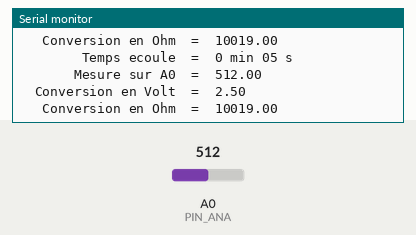
Recording of a program running on a simulated Arduino Nano, built with avr-gcc and run on an emulated ATmega328P. Shown: the last lines printed to the serial monitor. Inputs (shaded band) come from the test bench; at power-on: A0 (PIN_ANA) = 512.

Above: at 5.8 s.
5.9 s: A0 (PIN_ANA) set to 716
At 11.2 s:
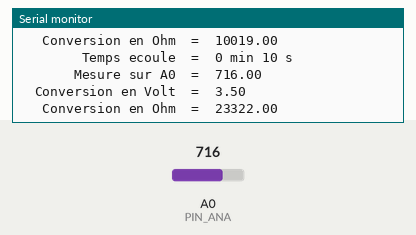
11.9 s: A0 (PIN_ANA) set to 900
At 16.3 s:
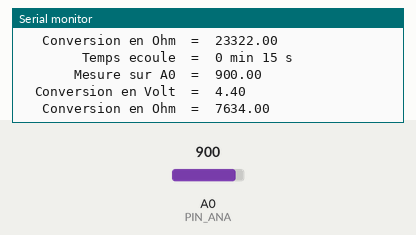
Timing chart, 0 to 17.8 s (numbered marks = the images above; inputs shaded):
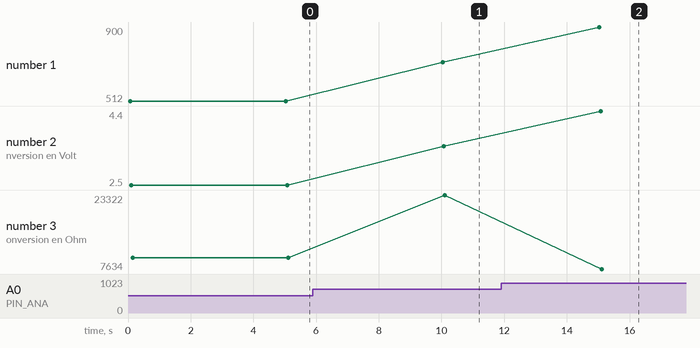

The program:

main.cpp
```cpp
#include <Wire.h>
#include "Arduino.h"

/**********************************************************/
/* Broches utilisées : */
#define PIN_ANA PIN_A0

/**********************************************************/
/* Variables générales */
char message[100]; // Utilisé pour écrire des messages (i.e : du Serial)
int temps_cycle = 5; // Temps de cycle de la loop(), en secondes
unsigned long temps = 0; // Pour stocker le temps avec fonction millis();

/* Resistance de reference */
int resistance_reference = 10000; // Resistance de reference (en ohm) entre +5V et A0

void afficher_tab_serial(char intitule_ligne[30], double valeur)
{
  sprintf(message, "%20.20s  =  ", intitule_ligne);
  Serial.print(message);
  Serial.println(valeur);
}

/*********************************************************/
void afficher_heures_minutes_secondes(long temps_millis)
// Fonction pour convertir les millisecondes en min et secondes
{
  int temps_secondes = temps_millis / 1000;
  int minutes = temps_secondes / 60;
  int secondes = temps_secondes % 60;
  sprintf(message, "%20.20s  =  ", "Temps ecoule");
  Serial.print(message);
  sprintf(message, "%d min %02d s", minutes, secondes);
  Serial.println(message);
}

/************************************************************/
void setup()
// Setup de l'arduino
{
  // Setup Serial :
  Serial.begin(9600); // initialise la connexion série à 9600 bauds
  for (int i = 0 ; i < 10 ; i++)
    Serial.println(""); // On affiche x lignes vides

  Serial.println("___Restart___");
  Serial.println("");
}

double fonction_lineaire(double x_point_inconnu, int x_point_1, int x_point_2, int y_point_1,  int y_point_2)
// On donne 2 points connus et la fonction renvoi la valeur à la troisième abscisse donnée
{
  double coef_dir = ((double)y_point_2 - y_point_1) / (x_point_2 - x_point_1);
  double y_point_inconnu = coef_dir * (x_point_inconnu - x_point_1) + y_point_1;
  return y_point_inconnu;
}

/************************************************************/
void loop()
{
  while (millis() % (temps_cycle * 1000) > 0); // Tant que l'on est pas à un multiple du temps de cycle

  // Temps :
  temps = millis(); // On récupère le temps
  afficher_heures_minutes_secondes(temps); // On le rend plus lisible

  int mesure_analogique = analogRead(PIN_ANA);
  afficher_tab_serial("Mesure sur A0", mesure_analogique);

  double tension_mesuree = 0.0;
  tension_mesuree = fonction_lineaire(mesure_analogique, 0, 1023, 0, 5); // fonction map avec des doubles
  afficher_tab_serial("Conversion en Volt", tension_mesuree);

  int resistance_mesuree = 0; // On veut un entier
  resistance_mesuree = resistance_reference * tension_mesuree / (5-tension_mesuree);
  afficher_tab_serial("Conversion en Ohm", resistance_mesuree);

  Serial.println("");
}
```

Measured:
- after the input at 5.9 s, the serial monitor: prints a new line after 4.1 s (image 1)
- after the input at 11.9 s, the serial monitor: prints a new line after 3.1 s (image 2)
- plotted number 1: 512 → 716 after the input at 5.9 s, 716 → 900 after the input at 11.9 s
- plotted number 2: 2.5 → 3.5 after the input at 5.9 s, 3.5 → 4.4 after the input at 11.9 s
- plotted number 3: 10019 → 23322 after the input at 5.9 s, 23322 → 7634 after the input at 11.9 s
